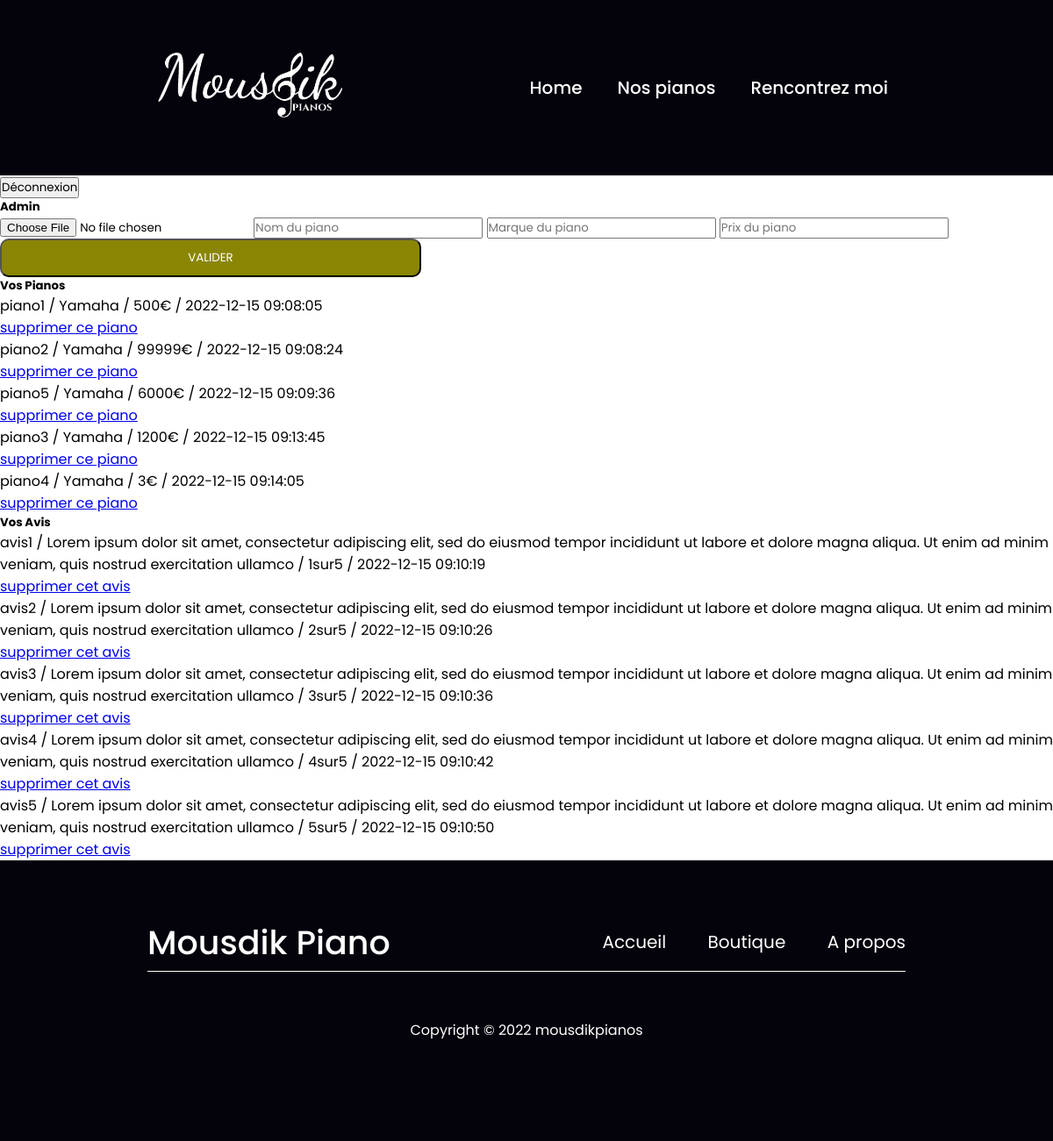
/admin.php (signed in), run on the app's committed database.
### tables this page shows
CREATE TABLE `piano` (
  `id` int(11) NOT NULL,
  `name` varchar(255) NOT NULL,
  `price` varchar(255) NOT NULL,
  `brand` varchar(255) NOT NULL,
  `img` varchar(255) NOT NULL,
  `date` datetime NOT NULL DEFAULT CURRENT_TIMESTAMP
);

CREATE TABLE `review` (
  `id` int(11) NOT NULL,
  `name` varchar(255) NOT NULL,
  `message` varchar(255) NOT NULL,
  `score` int(11) NOT NULL,
  `date` datetime NOT NULL DEFAULT CURRENT_TIMESTAMP
);

### class/connection.php (called while the page is built, shortened)
<?php
class Connection{
    public PDO $pdo;
    public function __construct()
    {
        $this->pdo = new PDO('mysql:dbname=bap_mousdik;host=127.0.0.1','root','');
    }
    public function getAllPiano():array{
        $sth = $this->pdo->prepare("SELECT * FROM piano");
        $sth->execute();
        return $sth->fetchAll(PDO::FETCH_ASSOC);
    }
    public function getAllAvis():array{
        $sth = $this->pdo->prepare("SELECT * FROM review");
        $sth->execute();
        return $sth->fetchAll(PDO::FETCH_ASSOC);
    }
}

### admin.php (the view, shortened to what this page needs)
<?php
require 'header.php';
require 'class/connection.php';
$connection = new Connection();
?>
<main>
    <form action="./security.php" method="post">
        <button name="disconnect" type="submit">Déconnexion</button>
    </form>
    <h5>Admin</h5>
    <form method="POST">
        <input type="file" id="Pimage" name="image" placeholder="Image du piano">
        <input type="text" id="Pname" name="name" placeholder="Nom du piano">
        <input type="text" id="Pmarque" name="brand" placeholder="Marque du piano">
        <input type="text" id="Pprix" name="price" placeholder="Prix du piano">
        <input type="submit" value="VALIDER" id="submit">
    </form>
    <h5>Vos Pianos</h5>
    <div>
        <?php
        $myPianos = $connection->getAllPiano();
        foreach ($myPianos as $value){
            echo'<ul>';
            ?>
            <li>
                <?php
                echo "<p>".$value['name'].' / '.$value['brand'].' / '.$value['price'].'€ / '.$value['date']."</p>";
                echo '<a href="deletePiano.php?id='. $value['id'].'">supprimer ce piano</a>';
                ?>
            </li> <?php
            echo'</ul>';
        }
        ?>
    </div>
    <h5>Vos Avis</h5>
    <div>
        <?php
        $myAvis = $connection->getAllAvis();
        foreach ($myAvis as $value){
            echo'<ul>';
            ?>
            <li>
                <?php
                echo "<p>".$value['name'].' / '.$value['message'].' / '.$value['score'].'sur5 / '.$value['date']."</p>";
                echo '<a href="deleteAvis.php?id='. $value['id'].'">supprimer cet avis</a>';
                ?>
            </li> <?php
            echo'</ul>';
        }
        ?>
    </div>
</main>
<?php
require 'footer.php';
?>

### head_link.php (shortened to what this page needs)
<!DOCTYPE html>
<html lang="en">
<head>
    <link rel="stylesheet" href="css/style.css">
    <link rel="stylesheet" href="css/swiper-bundle.min.css">
</head>

### header.php (shortened to what this page needs)
<?php
require 'head_link.php';
?>
<body>
    <header>
        <div class="navigation">
            <div class="logo">
                <img src="img/logo_blanc.png" alt="">
            </div>
            <div id="mySidenav" class="sidenav">
                <ul>
                    <li><a href="index.php">Home</a></li>
                    <li><a href="nos_pianos.php">Nos pianos</a></li>
                    <li><a href="rencontrez_moi.php">Rencontrez moi</a></li>
                </ul>
            </div>
        </div>
	</header>

### footer.php (shortened to what this page needs)
      <footer>
        <div class="nav_footer">
            <div class="nom_entreprise">
                <h2>Mousdik Piano</h2>
            </div>
            <div class="lien_page">
              <a href="index.php"><h6>Accueil</h6></a>
              <a href="nos_pianos.php"><h6>Boutique</h6></a>
              <a href="rencontrez_moi.php"><h6>A propos</h6></a>
            </div>
        </div>
        <p class="copyright">Copyright © 2022 mousdikpianos</p>
      </footer>
    </body>
</html>

### css/style.css (style rules this page uses)
* { margin: 0; padding: 0; box-sizing: border-box; font-family: 'Poppins'; }

### css/component.css/header.css (style rules this page uses)
header { z-index: 5; display: flex; justify-content: center; align-items: center; font-family: 'poppins'; font-weight: 500; width: 100%; height: 25vh; background-color: #04030c; }
header .navigation { display: flex; flex-direction: row; align-items: center; justify-content: space-between; width: 70%; }
header .logo { width: 25%; height: 70%; }
header .logo img { width: 100%; height: 100%; }
.sidenav { display: flex; }
.sidenav a { padding: 8px 8px 8px 32px; text-decoration: none; font-size: 20px; color: white; display: block; transition: 0.3s; }
.sidenav ul { display: flex; flex-direction: row; align-items: center; list-style-type: none; padding: 0; margin: 0; }

### css/component.css/contact.css (style rules this page uses)
#submit { color: white; background-color: #8a8604; width: 40%; padding: 10px 25px; border-radius: 10px; cursor: pointer; }

### css/component.css/footer.css (style rules this page uses)
footer { padding: 5%; display: flex; flex-direction: column; align-items: center; background-color: #04030c; color: white; width: 100%; height: 40vh; }
footer .nav_footer { width: 80%; display: flex; flex-direction: row; justify-content: space-between; align-items: center; border-bottom: 1px solid white; height: 80%; }
footer .lien_page { display: flex; flex-direction: row; width: 40%; align-items: center; justify-content: space-between; }
footer h2 { font-size: 38px; font-weight: 500; }
footer .lien_page a { text-decoration: none; color: white; }
footer h6 { font-size: 20px; font-weight: 400; }
footer p { display: flex; justify-content: center; align-items: center; padding: 5%; }

### data on the page
piano: name "piano1", brand "Yamaha", price "500", date "2022-12-15 09:08:05"
piano: name "piano2", brand "Yamaha", price "99999", date "2022-12-15 09:08:24"
piano: name "piano5", brand "Yamaha", price "6000", date "2022-12-15 09:09:36"
piano: name "piano3", brand "Yamaha", price "1200", date "2022-12-15 09:13:45"
piano: name "piano4", brand "Yamaha", price "3", date "2022-12-15 09:14:05"
review: name "avis1", message "Lorem ipsum dolor sit amet, consectetur adipiscing elit, sed do eiusmod tempor incididunt ut labore et dolore magna aliqua. Ut enim ad minim veniam, quis nostrud exercitation ullamco", score "1", date "2022-12-15 09:10:19"
review: name "avis2", message "Lorem ipsum dolor sit amet, consectetur adipiscing elit, sed do eiusmod tempor incididunt ut labore et dolore magna aliqua. Ut enim ad minim veniam, quis nostrud exercitation ullamco", score "2", date "2022-12-15 09:10:26"
review: name "avis3", message "Lorem ipsum dolor sit amet, consectetur adipiscing elit, sed do eiusmod tempor incididunt ut labore et dolore magna aliqua. Ut enim ad minim veniam, quis nostrud exercitation ullamco", score "3", date "2022-12-15 09:10:36"
review: name "avis4", message "Lorem ipsum dolor sit amet, consectetur adipiscing elit, sed do eiusmod tempor incididunt ut labore et dolore magna aliqua. Ut enim ad minim veniam, quis nostrud exercitation ullamco", score "4", date "2022-12-15 09:10:42"
review: name "avis5", message "Lorem ipsum dolor sit amet, consectetur adipiscing elit, sed do eiusmod tempor incididunt ut labore et dolore magna aliqua. Ut enim ad minim veniam, quis nostrud exercitation ullamco", score "5", date "2022-12-15 09:10:50"
